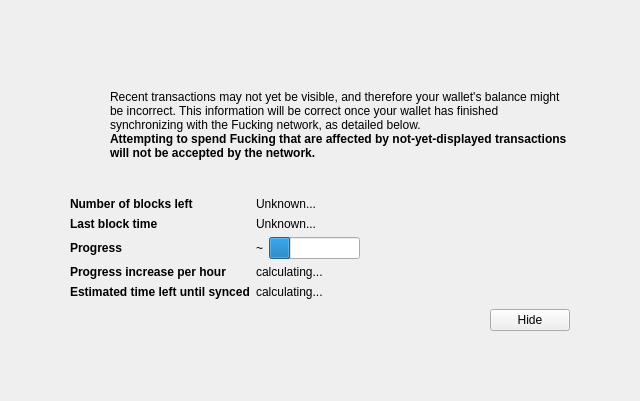
<?xml version="1.0" encoding="UTF-8"?>
<ui version="4.0">
 <class>ModalOverlay</class>
 <widget class="ModalOverlay" name="ModalOverlay">
  <property name="geometry">
   <rect>
    <x>0</x>
    <y>0</y>
    <width>640</width>
    <height>401</height>
   </rect>
  </property>
  <property name="windowTitle">
   <string>Form</string>
  </property>
  <layout class="QVBoxLayout" name="verticalLayout" stretch="0">
   <property name="sizeConstraint">
    <enum>QLayout::SetDefaultConstraint</enum>
   </property>
   <property name="leftMargin">
    <number>0</number>
   </property>
   <property name="topMargin">
    <number>0</number>
   </property>
   <property name="rightMargin">
    <number>0</number>
   </property>
   <property name="bottomMargin">
    <number>0</number>
   </property>
   <item>
    <widget class="QWidget" name="bgWidget" native="true">
     <property name="styleSheet">
      <string notr="true"/>
     </property>
     <layout class="QVBoxLayout" name="verticalLayoutMain" stretch="0">
      <property name="leftMargin">
       <number>60</number>
      </property>
      <property name="topMargin">
       <number>60</number>
      </property>
      <property name="rightMargin">
       <number>60</number>
      </property>
      <property name="bottomMargin">
       <number>60</number>
      </property>
      <item>
       <widget class="QWidget" name="contentWidget" native="true">
        <property name="styleSheet">
         <string notr="true"/>
        </property>
        <layout class="QVBoxLayout" name="verticalLayoutSub" stretch="1,0,0,0,0">
         <property name="spacing">
          <number>0</number>
         </property>
         <property name="leftMargin">
          <number>10</number>
         </property>
         <property name="topMargin">
          <number>10</number>
         </property>
         <property name="rightMargin">
          <number>10</number>
         </property>
         <property name="bottomMargin">
          <number>10</number>
         </property>
         <item>
          <layout class="QHBoxLayout" name="horizontalLayoutIconText" stretch="0,1">
           <property name="topMargin">
            <number>20</number>
           </property>
           <item>
            <layout class="QVBoxLayout" name="verticalLayoutIcon">
             <property name="leftMargin">
              <number>0</number>
             </property>
             <item>
              <widget class="QPushButton" name="warningIcon">
               <property name="enabled">
                <bool>false</bool>
               </property>
               <property name="text">
                <string/>
               </property>
               <property name="icon">
                <iconset>
                 <normaloff>:/icons/warning</normaloff>
                 <disabledoff>:/icons/warning</disabledoff>:/icons/warning</iconset>
               </property>
               <property name="iconSize">
                <size>
                 <width>48</width>
                 <height>48</height>
                </size>
               </property>
               <property name="flat">
                <bool>true</bool>
               </property>
              </widget>
             </item>
             <item>
              <spacer name="verticalSpacerWarningIcon">
               <property name="orientation">
                <enum>Qt::Vertical</enum>
               </property>
               <property name="sizeHint" stdset="0">
                <size>
                 <width>20</width>
                 <height>40</height>
                </size>
               </property>
              </spacer>
             </item>
            </layout>
           </item>
           <item>
            <layout class="QVBoxLayout" name="verticalLayoutInfoText">
             <property name="leftMargin">
              <number>0</number>
             </property>
             <property name="topMargin">
              <number>0</number>
             </property>
             <item>
              <widget class="QLabel" name="infoText">
               <property name="text">
                <string>Recent transactions may not yet be visible, and therefore your wallet's balance might be incorrect. This information will be correct once your wallet has finished synchronizing with the Fucking network, as detailed below.</string>
               </property>
               <property name="textFormat">
                <enum>Qt::RichText</enum>
               </property>
               <property name="wordWrap">
                <bool>true</bool>
               </property>
              </widget>
             </item>
             <item>
              <widget class="QLabel" name="infoTextStrong">
               <property name="font">
                <font>
                 <weight>75</weight>
                 <bold>true</bold>
                </font>
               </property>
               <property name="text">
                <string>Attempting to spend Fucking that are affected by not-yet-displayed transactions will not be accepted by the network.</string>
               </property>
               <property name="textFormat">
                <enum>Qt::RichText</enum>
               </property>
               <property name="wordWrap">
                <bool>true</bool>
               </property>
              </widget>
             </item>
             <item>
              <spacer name="verticalSpacerInTextSpace">
               <property name="orientation">
                <enum>Qt::Vertical</enum>
               </property>
               <property name="sizeHint" stdset="0">
                <size>
                 <width>20</width>
                 <height>40</height>
                </size>
               </property>
              </spacer>
             </item>
            </layout>
           </item>
          </layout>
         </item>
         <item>
          <spacer name="verticalSpacerAfterText">
           <property name="orientation">
            <enum>Qt::Vertical</enum>
           </property>
           <property name="sizeHint" stdset="0">
            <size>
             <width>20</width>
             <height>40</height>
            </size>
           </property>
          </spacer>
         </item>
         <item>
          <layout class="QFormLayout" name="formLayout">
           <property name="fieldGrowthPolicy">
            <enum>QFormLayout::FieldsStayAtSizeHint</enum>
           </property>
           <property name="horizontalSpacing">
            <number>6</number>
           </property>
           <property name="verticalSpacing">
            <number>6</number>
           </property>
           <property name="topMargin">
            <number>10</number>
           </property>
           <item row="0" column="0">
            <widget class="QLabel" name="labelNumberOfBlocksLeft">
             <property name="font">
              <font>
               <weight>75</weight>
               <bold>true</bold>
              </font>
             </property>
             <property name="text">
              <string>Number of blocks left</string>
             </property>
            </widget>
           </item>
           <item row="0" column="1">
            <widget class="QLabel" name="numberOfBlocksLeft">
             <property name="text">
              <string>Unknown...</string>
             </property>
            </widget>
           </item>
           <item row="1" column="0">
            <widget class="QLabel" name="labelLastBlockTime">
             <property name="font">
              <font>
               <weight>75</weight>
               <bold>true</bold>
              </font>
             </property>
             <property name="text">
              <string>Last block time</string>
             </property>
            </widget>
           </item>
           <item row="1" column="1">
            <widget class="QLabel" name="newestBlockDate">
             <property name="sizePolicy">
              <sizepolicy hsizetype="Maximum" vsizetype="Preferred">
               <horstretch>0</horstretch>
               <verstretch>0</verstretch>
              </sizepolicy>
             </property>
             <property name="text">
              <string>Unknown...</string>
             </property>
            </widget>
           </item>
           <item row="2" column="0">
            <widget class="QLabel" name="labelSyncDone">
             <property name="font">
              <font>
               <weight>75</weight>
               <bold>true</bold>
              </font>
             </property>
             <property name="text">
              <string>Progress</string>
             </property>
            </widget>
           </item>
           <item row="2" column="1">
            <layout class="QHBoxLayout" name="horizontalLayoutSync" stretch="0,1">
             <item>
              <widget class="QLabel" name="percentageProgress">
               <property name="text">
                <string>~</string>
               </property>
              </widget>
             </item>
             <item>
              <widget class="QProgressBar" name="progressBar">
               <property name="value">
                <number>24</number>
               </property>
               <property name="format">
                <string/>
               </property>
              </widget>
             </item>
            </layout>
           </item>
           <item row="4" column="0">
            <widget class="QLabel" name="labelProgressIncrease">
             <property name="font">
              <font>
               <weight>75</weight>
               <bold>true</bold>
              </font>
             </property>
             <property name="text">
              <string>Progress increase per hour</string>
             </property>
            </widget>
           </item>
           <item row="4" column="1">
            <widget class="QLabel" name="progressIncreasePerH">
             <property name="text">
              <string>calculating...</string>
             </property>
            </widget>
           </item>
           <item row="5" column="0">
            <widget class="QLabel" name="labelEstimatedTimeLeft">
             <property name="font">
              <font>
               <weight>75</weight>
               <bold>true</bold>
              </font>
             </property>
             <property name="text">
              <string>Estimated time left until synced</string>
             </property>
            </widget>
           </item>
           <item row="5" column="1">
            <widget class="QLabel" name="expectedTimeLeft">
             <property name="text">
              <string>calculating...</string>
             </property>
            </widget>
           </item>
          </layout>
         </item>
         <item>
          <layout class="QHBoxLayout" name="horizontalLayoutButtons">
           <property name="leftMargin">
            <number>10</number>
           </property>
           <property name="topMargin">
            <number>10</number>
           </property>
           <item>
            <spacer name="horizontalSpacer">
             <property name="orientation">
              <enum>Qt::Horizontal</enum>
             </property>
             <property name="sizeHint" stdset="0">
              <size>
               <width>40</width>
               <height>20</height>
              </size>
             </property>
            </spacer>
           </item>
           <item>
            <widget class="QPushButton" name="closeButton">
             <property name="text">
              <string>Hide</string>
             </property>
            </widget>
           </item>
          </layout>
         </item>
         <item>
          <layout class="QVBoxLayout" name="verticalLayout_2">
           <item>
            <spacer name="verticalSpacer">
             <property name="orientation">
              <enum>Qt::Vertical</enum>
             </property>
             <property name="sizeHint" stdset="0">
              <size>
               <width>20</width>
               <height>40</height>
              </size>
             </property>
            </spacer>
           </item>
          </layout>
         </item>
        </layout>
       </widget>
      </item>
     </layout>
    </widget>
   </item>
  </layout>
 </widget>
 <customwidgets>
  <customwidget>
   <class>ModalOverlay</class>
   <extends>QWidget</extends>
   <header>modaloverlay.h</header>
   <container>1</container>
  </customwidget>
 </customwidgets>
 <resources/>
 <connections/>
</ui>
